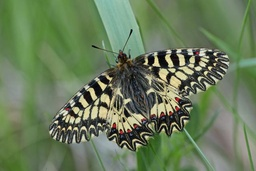
#> input picture blur_detection/image/out_of_focus0015.jpg, 256 x 171 px, shrunk from 640 x 427 before the run
$ jupyter execute test_Gradient.ipynb   (shell and % lines are left out)
#> lines starting #> are read from the running program, lines starting #| are printed output that depends on the picture
### blur_detection/python/localBlur/likematlab.py
import cv2
import numpy as np

def im2col(A, BSZ):
    # Parameters
    A = np.transpose(A)
    m,n = A.shape
    s0, s1 = A.strides
    nrows = m-BSZ[0]+1
    ncols = n-BSZ[1]+1
    shp = BSZ[0],BSZ[1],nrows,ncols
    strd = s0,s1,s0,s1

    out_view = np.lib.stride_tricks.as_strided(A, shape=shp, strides=strd)
    return out_view.reshape(BSZ[0]*BSZ[1],-1)[:,::1]

def EM_GMM(X):
    # Compute expectation for GMM with two Gaussian Component

    # Initialize parameters
    V1 = 0.5
    V2 = 0.0001
    pi = 0.5
    N  = np.size(X)

    pi_init = 2 *pi
    maxiter = 100
    count    = 0

    XxX = np.square(X)

    while (abs(pi_init-pi)/pi_init > 1e-3 and count < maxiter):
        count  += 1
        pi_init = pi

        # Expectatino Step
        pi_x_GPV2 = pi * GaussianProb(XxX,V2)
        gamma = pi_x_GPV2 / ((1-pi)*GaussianProb(XxX,V1) + pi_x_GPV2)
        # Maximization Step

        V1 = np.matmul(np.transpose(1-gamma),XxX) / np.sum(1-gamma)
        V2 = np.matmul(np.transpose(gamma),XxX)   / np.sum(gamma)
        pi = np.sum(gamma)/N

    return [V1,V2]

def GaussianProb(XxX, V):
    return np.exp(-(XxX)/(2*V)) / np.sqrt(2*np.pi*V)

# [31 lines left out: functions GenerateF, calculateSf, GenerateSf, rearrange, not called in this run]

### blur_detection/python/test_Gradient.ipynb
[cell 1]
import cv2
import numpy as np
from localBlur.likematlab import im2col, EM_GMM
import matplotlib.pyplot as plt
from scipy import stats

### 이미지를 흑백으로 변환

[cell 2]
img = cv2.imread('../image/out_of_focus0015.jpg', cv2.IMREAD_GRAYSCALE)
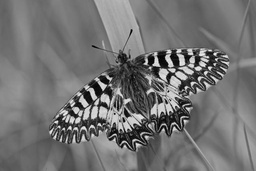
#> img: shape (171, 256); min 0, max 247, mean 114.6
img = cv2.normalize(img.astype('double'), None, 0.0, 1.0, cv2.NORM_MINMAX)

[cell 3]
patchsize = 11

### localBlurScore 부분

[cell 4]
im_height, im_width = img.shape
#> im_height = 171; im_width = 256
offset = int((patchsize -1)/2)
x_start = offset+1; x_end = im_width-offset;
#> after `x_end = im_width - offset`: x_end = 251
y_start = offset+1; y_end = im_height-offset;
#> after `y_end = im_height - offset`: y_end = 166
datasize = (x_end-x_start+1)*(y_end-y_start+1)
#> datasize = 39606

### GradientHistogramSpan 부분

[cell 5]
im_height, im_width = img.shape
offset = int((patchsize -1)/2)

[cell 6]
dx = np.c_[np.diff(img),-img[:,-1]]
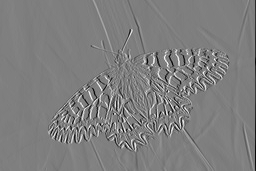
#> dx: shape (171, 256) float64; min -0.676, max 0.68, mean -0.00184; drawn with min black and max white
dy = np.r_['0,2',np.diff(img,axis=0),-img[-1,:]]
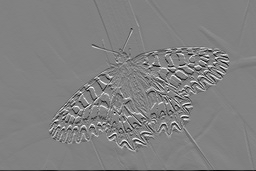
#> dy: shape (171, 256) float64; min -0.676, max 0.656, mean -0.00293; drawn with min black and max white

[cell 7]
mag = np.sqrt(np.square(dx) + np.square(dy))
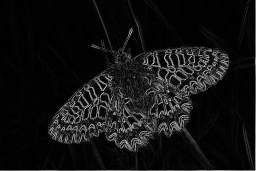
#> mag: shape (171, 256) float64; min 0, max 0.847, mean 0.074

[cell 8]
mag_col = im2col(mag,[patchsize,patchsize])
#> in im2col, `A = np.transpose(A)`:
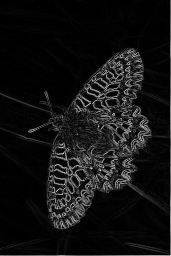
#> A: shape (256, 171) float64; min 0, max 0.847, mean 0.074
#> in im2col, `s0, s1 = A.strides`: s0 = 8; s1 = 2048
#> in im2col, `strd = s0,s1,s0,s1`: strd = (8, 2048, 8, 2048)
mag_col_dup = np.hstack((mag_col,-mag_col))

[cell 9]
num = mag_col.shape[1]
#> num = 39606
sigma1 = np.zeros((1,num))

[cell 10]
for i in range(num):
    # time consuming 부분
    [V1,V2] = EM_GMM(mag_col_dup[:,i])
    s0 = np.sqrt(V1)
    s1 = np.sqrt(V2)
    if s0 > s1 :
        temp = s0; s0 = s1; s1 = temp

    sigma1[0,i] = s1
#> this loop made 39606 passes
#> (V1, V2, s0, s1, temp) on passes 1 to 12: (0.0001, 8.35e-05, 0.00914, 0.01, 0.01), (9.93e-05, 8.5e-05, 0.00922, 0.00996, 0.00996), (9.95e-05, 8.56e-05, 0.00925, 0.00998, 0.00998), (9.9e-05, 8.45e-05, 0.00919, 0.00995, 0.00995), (0.0001, 8.38e-05, 0.00915, 0.01, 0.01), (0.000102, 8.58e-05, 0.00926, 0.0101, 0.0101), (9.75e-05, 8.42e-05, 0.00918, 0.00987, 0.00987), (9.32e-05, 8.24e-05, 0.00908, 0.00965, 0.00965), (9.43e-05, 8.29e-05, 0.00911, 0.00971, 0.00971), (9.85e-05, 8.24e-05, 0.00908, 0.00992, 0.00992), (0.000108, 8.18e-05, 0.00904, 0.0104, 0.0104), (0.000121, 8.16e-05, 0.00903, 0.011, 0.011)

위의 연산에서 시간을 엄청 잡아먹음 수정이 필요

[cell 11]
q = np.reshape(sigma1, [im_width-patchsize+1,im_height-patchsize+1])
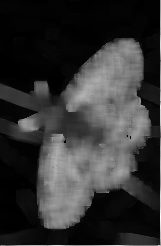
#> q: shape (246, 161) float64; 0.03% of the values are NaN or infinite; the others: min 0.00449, max 0.578, mean 0.12; drawn with min black, max white, NaN and infinite black
q = q[4:(im_width-patchsize+1-3),4:(im_height-patchsize+1-3)]
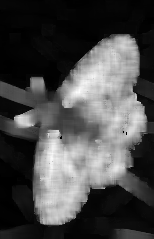
#> q: shape (239, 154) float64; 0.03% of the values are NaN or infinite; the others: min 0.00449, max 0.412, mean 0.123; drawn with min black, max white, NaN and infinite black
q = np.pad(q,offset+3,'edge')
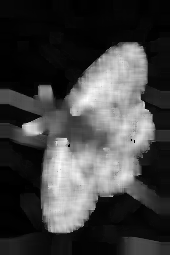
#> q: shape (255, 170) float64; 0.02% of the values are NaN or infinite; the others: min 0.00449, max 0.412, mean 0.109; drawn with min black, max white, NaN and infinite black

[cell 12]
q = np.transpose(q)
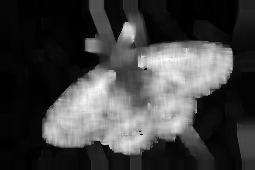
#> q: shape (170, 255) float64; 0.02% of the values are NaN or infinite; the others: min 0.00449, max 0.412, mean 0.109; drawn with min black, max white, NaN and infinite black
plt.imshow(q)
